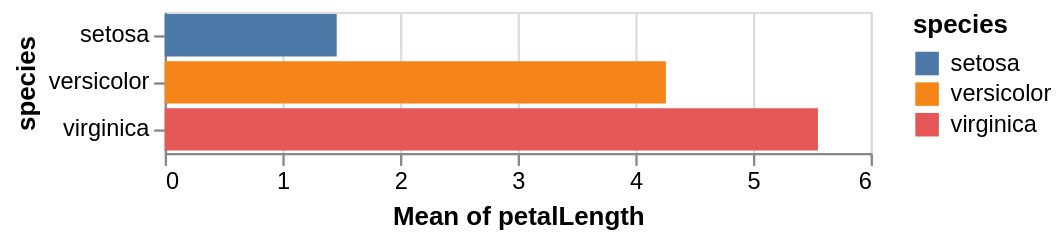

Source (notebook cell):
### Code cell
alt.Chart(df).mark_bar().encode(
    x='mean(petalLength)',
    y='species',
    color='species'
)

### Figure 1 — Vega-Lite specification as saved in the notebook (floating-point values rounded to 4 significant figures; data arrays with more than 128 entries replaced by an {"elided": "..."} marker saying what was removed)
{"config": {"view": {"continuousWidth": 300, "continuousHeight": 300}}, "data": {"name": "data-5492ad92962bad06c6c3f4c2fd78919a"}, "mark": {"type": "bar"}, "encoding": {"color": {"field": "species", "type": "nominal"}, "x": {"aggregate": "mean", "field": "petalLength", "type": "quantitative"}, "y": {"field": "species", "type": "nominal"}}, "$schema": "https://vega.github.io/schema/vega-lite/v5.20.1.json", "datasets": {"data-5492ad92962bad06c6c3f4c2fd78919a": {"elided": "150 records"}}}
